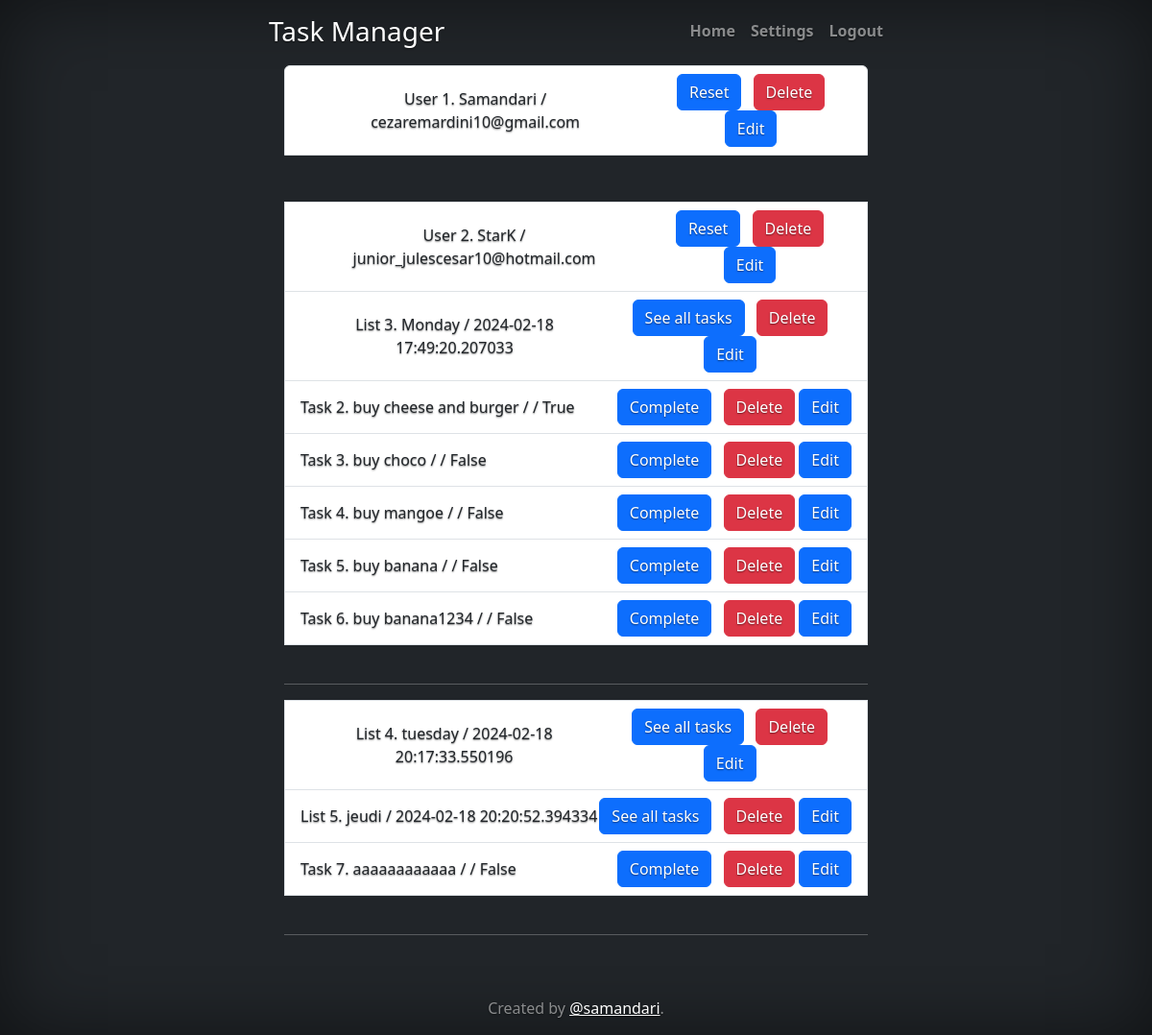
Page /secure (signed in) on the committed database.
### main.py (models this page shows)
class User(UserMixin, db.Model):
    __tablename__ = "users"
    id = db.Column(db.Integer, primary_key=True)
    name = db.Column(db.String(250), nullable=False)
    email = db.Column(db.String(250), unique=True, nullable=False)
    password = db.Column(db.String(250), nullable=False)
    lists = db.relationship('List', back_populates="user")
    tasks = db.relationship("Task", back_populates="user")

class List(db.Model):
    __tablename__ = "lists"
    id = db.Column(db.Integer, primary_key=True)
    name = db.Column(db.String(250), nullable=False)
    date = db.Column(db.DateTime, nullable=False, default=datetime.utcnow)
    user_id = db.Column(db.Integer, db.ForeignKey("users.id"))
    user = db.relationship("User", back_populates="lists")
    tasks = db.relationship('Task', back_populates="list")

class Task(db.Model):
    __tablename__ = "tasks"
    id = db.Column(db.Integer, primary_key=True)
    title = db.Column(db.String(100), nullable=False)
    description = db.Column(db.String(200))
    completed = db.Column(db.Boolean, default=False)
    list_id = db.Column(db.Integer, db.ForeignKey('lists.id'), nullable=False)
    list = db.relationship("List", back_populates="tasks")
    user_id = db.Column(db.Integer, db.ForeignKey("users.id"))
    user = db.relationship("User", back_populates="tasks")

### main.py (the view)
@app.route("/secure")
@admin_only  # only Admin will ceo
def security():
    users = User.query.all()
    return render_template('ceo.html', users=users)

### main.py (called while the page is built)
@login_manager.user_loader
def load_user(user_id):
    return User.query.get(user_id)

def admin_only(f):
    @wraps(f)
    def decorated_function(*args, **kwargs):
        if current_user.id != 1:
            return abort(403)
        return f(*args, **kwargs)
    return decorated_function

### templates/ceo.html
{% include "header.html" %}
  <main class="px-3">
        <ul class="list-group mt-3">
            {% for user in users %}
                <li class="list-group-item d-flex justify-content-between align-items-center">
                    <div>
                        User {{ user.id }}. {{ user.name }} / {{ user.email }}
                    </div>
                    <div>
                        <a href="{{ url_for('reset_user', user_id=user.id) }}" class="btn btn-primary me-2">Reset</a>
                        <a href="{{ url_for('delete_user', user_id=user.id) }}" class="btn btn-danger">Delete</a>
                        <a href="{{ url_for('edit_user', user_id=user.id) }}" class="btn btn-primary">Edit</a>
                    </div>
                    {% for list in user.lists %}
                        <li class="list-group-item d-flex justify-content-between align-items-center">
                            <div>
                                List {{ list.id }}. {{ list.name }} / {{ list.date }}
                            </div>
                            <div>
                                <a href="{{ url_for('show_list', id_list=list.id) }}" class="btn btn-primary me-2">See all tasks</a>
                                <a href="{{ url_for('delete_list', id_list=list.id) }}" class="btn btn-danger">Delete</a>
                                <a href="{{ url_for('edit_list', id_list=list.id) }}" class="btn btn-primary">Edit</a>
                            </div>
                            {% for task in list.tasks %}
                                <li class="list-group-item d-flex justify-content-between align-items-center">
                                    <div>
                                        Task {{ task.id }}. {{ task.title }} / {{ task.description }} / {{ task.completed }}
                                    </div>
                                    <div>
                                        <a href="{{ url_for('complete_task', id_task=task.id) }}" class="btn btn-primary me-2">Complete</a>
                                        <a href="{{ url_for('delete_task', id_task=task.id) }}" class="btn btn-danger">Delete</a>
                                        <a href="{{ url_for('edit_task', id_task=task.id) }}" class="btn btn-primary">Edit</a>
                                    </div>
                                </li>
                            {% endfor %}
                            <br><hr>
                        </li>
                    {% endfor %}
                </li>
                <br><br>
            {% endfor %}
        </ul>
  </main>
{% include "footer.html" %}

### templates/header.html (shortened to what this page needs)
<!doctype html>
<html lang="en" class="h-100" data-bs-theme="auto">
  <head>
    <link rel="stylesheet" href="https://cdn.jsdelivr.net/npm/bootstrap@5.3.0/dist/css/bootstrap.min.css">
  <link href="{{ url_for('static', filename='css/index.css')}}" rel="stylesheet">
  <link href="{{ url_for('static', filename='css/login.css')}}" rel="stylesheet">
  </head>
  <body class="d-flex h-100 text-center text-bg-dark">
    <div class="cover-container d-flex w-100 h-100 p-3 mx-auto flex-column">
      <header class="mb-auto">
        <div>
          <h3 class="float-md-start mb-0">Task Manager</h3>
          <nav class="nav nav-masthead justify-content-center float-md-end">
            <a class="nav-link fw-bold py-1 px-0" aria-current="page" href="{{ url_for('index') }}">Home</a>
            {% if not current_user.is_authenticated %}
              <a class="nav-link fw-bold py-1 px-0" href="{{ url_for('login') }}">Login</a>
            {% else %}
              <a class="nav-link fw-bold py-1 px-0" href="{{ url_for('settings') }}">Settings</a>
              <a class="nav-link fw-bold py-1 px-0" href="{{ url_for('logout') }}">Logout</a>
            {% endif %}
          </nav>
        </div>
      </header>

### templates/footer.html
            <footer class="mt-auto text-white-50">
                <p>Created by <a href="https://twitter.com/mdo" class="text-white">@samandari</a>.</p>
            </footer>
        </div>
    </body>
</html>

### static/css/index.css (style rules this page uses)
body { text-shadow: 0 .05rem .1rem rgba(0, 0, 0, .5); box-shadow: inset 0 0 5rem rgba(0, 0, 0, .5); }
.cover-container { max-width: 42em; }
.nav-masthead .nav-link { color: rgba(255, 255, 255, .5); border-bottom: .25rem solid transparent; }
.nav-masthead .nav-link + .nav-link { margin-left: 1rem; }

### static/css/login.css (style rules this page uses)
html, body { height: 100%; }

### rows in the picture
User: id "1", name "Samandari", email "cezaremardini10@gmail.com"
User: id "2", name "StarK", email "junior_julescesar10@hotmail.com"
List: id "3", name "Monday", date "2024-02-18 17:49:20.207033"
Task: id "2", title "buy cheese and burger", completed "True"
Task: id "3", title "buy choco", completed "False"
Task: id "4", title "buy mangoe", completed "False"
Task: id "5", title "buy banana", completed "False"
Task: id "6", title "buy banana1234", completed "False"
List: id "4", name "tuesday", date "2024-02-18 20:17:33.550196"
List: id "5", name "jeudi", date "2024-02-18 20:20:52.394334"
Task: id "7", title "aaaaaaaaaaaa", completed "False"
